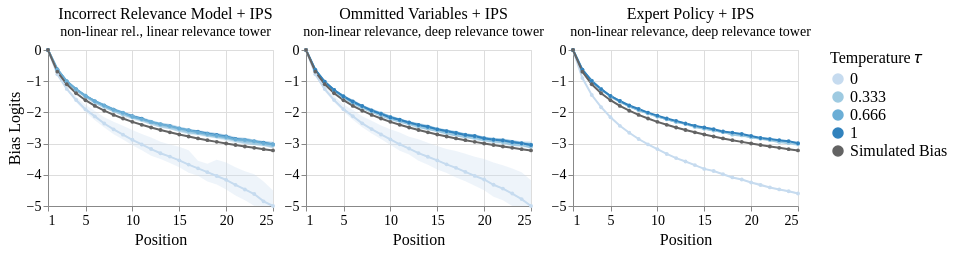

Notebook source saved alongside this figure:
### Code cell
def plot_bias(experiment, policy_strength, use_propensity_weighting, title="", subtitle="", width=225, height=156, color="blues", show_axis_title=True):
    scheme = {
        "blue": ["#C6DBEF", "#9ECAE1", "#6BAED6", "#3182BD", "#636363"],
        "green": ["#C7E9C0", "#A1D99B", "#74C476", "#31A354", "#636363"],
        "orange": ["#FDD0A2", "#FD8D3C", "#FD8D3C", "#E6550E", "#636363"],
    }[color]

    
    bias_df = load(experiment, "bias.csv")
    bias_df = bias_df[bias_df["policy_strength"] == policy_strength]
    bias_df = bias_df[bias_df["use_propensity_weighting"] == use_propensity_weighting]

    
    n_positions = bias_df.position.max() + 1
    true_bias_df = pd.DataFrame(
        {
            "position": range(n_positions),
            "examination": get_position_bias(n_positions, 1),
            "policy_temperature": "Simulated Bias"
        }
    )

    bias_df = pd.concat([bias_df, true_bias_df])
    bias_df["position"] += 1

    base = alt.Chart(bias_df, width=width, height=height, title=alt.Title(text=title, subtitle=subtitle)).encode(
        x=alt.X("position:Q", title="Position").axis(labelAngle=0, values=[1, 5, 10, 15, 20, 25]).scale(nice=False)
    )
    
    line = base.mark_line(point=True, opacity=1).encode(
        y=alt.Y("mean(examination):Q", title="Bias Logits" if show_axis_title else None).scale(domain=(-5, 0), clamp=True),
        color=alt.Color("policy_temperature:O", title="Temperature 𝜏").scale(range=scheme)
    )
    
    ci = base.mark_errorband(extent="ci").encode(
        y=alt.Y("examination:Q", title="Bias Logits" if show_axis_title else None).scale(domain=(-5, 0), clamp=True),
        color=alt.Color("policy_temperature:O").scale(range=scheme)
    )
    
    return ci + line



misfit_linear = plot_bias("3-model-misfit-linear", policy_strength=1, use_propensity_weighting=True, color="blue", title="Incorrect Relevance Model + IPS", subtitle="non-linear rel., linear relevance tower")
omitted_features = plot_bias("3-model-misfit-omitted-features", policy_strength=1, use_propensity_weighting=True, color="blue", title="Ommitted Variables + IPS", subtitle="non-linear relevance, deep relevance tower", show_axis_title=False)
expert_policy = plot_bias("3-expert-policy", policy_strength=1, use_propensity_weighting=True, color="blue", title="Expert Policy + IPS", subtitle="non-linear relevance, deep relevance tower", show_axis_title=False)


chart = (
    misfit_linear | omitted_features | expert_policy
).configure_line(
    size=2
).configure_point(
    size=15
).resolve_scale(
    y="shared"
).configure_concat(
    spacing=5
)

chart

### Figure 1 — Vega-Lite specification as saved in the notebook (floating-point values rounded to 4 significant figures; data arrays with more than 128 entries replaced by an {"elided": "..."} marker saying what was removed)
{"config": {"title": {"font": "serif", "fontWeight": "normal", "fontSize": 16, "dx": 5, "subtitleFont": "serif", "subtitleFontSize": 14}, "axis": {"titleFont": "serif", "titleFontWeight": "normal", "titleFontSize": 16, "labelFont": "serif", "labelFontWeight": "normal", "labelFontSize": 14}, "headerColumn": {"titleFont": "serif", "titleFontWeight": "normal", "titleFontSize": 16, "labelFont": "serif", "labelFontWeight": "normal", "labelFontSize": 16}, "text": {"font": "serif", "fontSize": 14}, "legend": {"symbolOpacity": 1, "titleFont": "serif", "titleFontWeight": "normal", "titleFontSize": 16, "labelFont": "serif", "labelFontWeight": "normal", "labelFontSize": 16}, "concat": {"spacing": 5}, "line": {"size": 2}, "point": {"size": 15}}, "hconcat": [{"layer": [{"mark": {"type": "errorband", "extent": "ci"}, "encoding": {"color": {"field": "policy_temperature", "scale": {"range": ["#C6DBEF", "#9ECAE1", "#6BAED6", "#3182BD", "#636363"]}, "type": "ordinal"}, "x": {"axis": {"labelAngle": 0, "values": [1, 5, 10, 15, 20, 25]}, "field": "position", "scale": {"nice": false}, "title": "Position", "type": "quantitative"}, "y": {"field": "examination", "scale": {"domain": [-5, 0], "clamp": true}, "title": "Bias Logits", "type": "quantitative"}}, "title": {"text": "Incorrect Relevance Model + IPS", "subtitle": "non-linear rel., linear relevance tower"}}, {"mark": {"type": "line", "opacity": 1, "point": true}, "encoding": {"color": {"field": "policy_temperature", "scale": {"range": ["#C6DBEF", "#9ECAE1", "#6BAED6", "#3182BD", "#636363"]}, "title": "Temperature 𝜏", "type": "ordinal"}, "x": {"axis": {"labelAngle": 0, "values": [1, 5, 10, 15, 20, 25]}, "field": "position", "scale": {"nice": false}, "title": "Position", "type": "quantitative"}, "y": {"aggregate": "mean", "field": "examination", "scale": {"domain": [-5, 0], "clamp": true}, "title": "Bias Logits", "type": "quantitative"}}, "title": {"text": "Incorrect Relevance Model + IPS", "subtitle": "non-linear rel., linear relevance tower"}}], "data": {"name": "data-413d4b2ac959f4a8ef20694043646826"}, "height": 156, "width": 225}, {"layer": [{"mark": {"type": "errorband", "extent": "ci"}, "encoding": {"color": {"field": "policy_temperature", "scale": {"range": ["#C6DBEF", "#9ECAE1", "#6BAED6", "#3182BD", "#636363"]}, "type": "ordinal"}, "x": {"axis": {"labelAngle": 0, "values": [1, 5, 10, 15, 20, 25]}, "field": "position", "scale": {"nice": false}, "title": "Position", "type": "quantitative"}, "y": {"field": "examination", "scale": {"domain": [-5, 0], "clamp": true}, "title": null, "type": "quantitative"}}, "title": {"text": "Ommitted Variables + IPS", "subtitle": "non-linear relevance, deep relevance tower"}}, {"mark": {"type": "line", "opacity": 1, "point": true}, "encoding": {"color": {"field": "policy_temperature", "scale": {"range": ["#C6DBEF", "#9ECAE1", "#6BAED6", "#3182BD", "#636363"]}, "title": "Temperature 𝜏", "type": "ordinal"}, "x": {"axis": {"labelAngle": 0, "values": [1, 5, 10, 15, 20, 25]}, "field": "position", "scale": {"nice": false}, "title": "Position", "type": "quantitative"}, "y": {"aggregate": "mean", "field": "examination", "scale": {"domain": [-5, 0], "clamp": true}, "title": null, "type": "quantitative"}}, "title": {"text": "Ommitted Variables + IPS", "subtitle": "non-linear relevance, deep relevance tower"}}], "data": {"name": "data-b6a8ba2a607d6fdad7621d71cc008625"}, "height": 156, "width": 225}, {"layer": [{"mark": {"type": "errorband", "extent": "ci"}, "encoding": {"color": {"field": "policy_temperature", "scale": {"range": ["#C6DBEF", "#9ECAE1", "#6BAED6", "#3182BD", "#636363"]}, "type": "ordinal"}, "x": {"axis": {"labelAngle": 0, "values": [1, 5, 10, 15, 20, 25]}, "field": "position", "scale": {"nice": false}, "title": "Position", "type": "quantitative"}, "y": {"field": "examination", "scale": {"domain": [-5, 0], "clamp": true}, "title": null, "type": "quantitative"}}, "title": {"text": "Expert Policy + IPS", "subtitle": "non-linear relevance, deep relevance tower"}}, {"mark": {"type": "line", "opacity": 1, "point": true}, "encoding": {"color": {"field": "policy_temperature", "scale": {"range": ["#C6DBEF", "#9ECAE1", "#6BAED6", "#3182BD", "#636363"]}, "title": "Temperature 𝜏", "type": "ordinal"}, "x": {"axis": {"labelAngle": 0, "values": [1, 5, 10, 15, 20, 25]}, "field": "position", "scale": {"nice": false}, "title": "Position", "type": "quantitative"}, "y": {"aggregate": "mean", "field": "examination", "scale": {"domain": [-5, 0], "clamp": true}, "title": null, "type": "quantitative"}}, "title": {"text": "Expert Policy + IPS", "subtitle": "non-linear relevance, deep relevance tower"}}], "data": {"name": "data-80825e5a5280c811ad8d1d4c53a4cd27"}, "height": 156, "width": 225}], "resolve": {"scale": {"y": "shared"}}, "$schema": "https://vega.github.io/schema/vega-lite/v5.20.1.json", "datasets": {"data-413d4b2ac959f4a8ef20694043646826": {"elided": "325 records"}, "data-b6a8ba2a607d6fdad7621d71cc008625": {"elided": "325 records"}, "data-80825e5a5280c811ad8d1d4c53a4cd27": {"elided": "325 records"}}}
